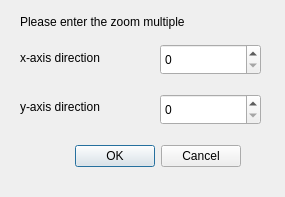
<?xml version="1.0" encoding="UTF-8"?>
<ui version="4.0">
 <class>cxcydialog</class>
 <widget class="QDialog" name="cxcydialog">
  <property name="geometry">
   <rect>
    <x>0</x>
    <y>0</y>
    <width>285</width>
    <height>197</height>
   </rect>
  </property>
  <property name="windowTitle">
   <string>Dialog</string>
  </property>
  <widget class="QDialogButtonBox" name="buttonBox">
   <property name="geometry">
    <rect>
     <x>50</x>
     <y>140</y>
     <width>191</width>
     <height>32</height>
    </rect>
   </property>
   <property name="orientation">
    <enum>Qt::Horizontal</enum>
   </property>
   <property name="standardButtons">
    <set>QDialogButtonBox::Cancel|QDialogButtonBox::Ok</set>
   </property>
  </widget>
  <widget class="QLabel" name="label">
   <property name="geometry">
    <rect>
     <x>20</x>
     <y>14</y>
     <width>261</width>
     <height>16</height>
    </rect>
   </property>
   <property name="text">
    <string>Please enter the zoom multiple</string>
   </property>
  </widget>
  <widget class="QSpinBox" name="spinBox_x">
   <property name="geometry">
    <rect>
     <x>160</x>
     <y>44</y>
     <width>101</width>
     <height>31</height>
    </rect>
   </property>
   <property name="maximumSize">
    <size>
     <width>101</width>
     <height>31</height>
    </size>
   </property>
   <property name="maximum">
    <number>1000</number>
   </property>
   <property name="displayIntegerBase">
    <number>10</number>
   </property>
  </widget>
  <widget class="QSpinBox" name="spinBox_y">
   <property name="geometry">
    <rect>
     <x>160</x>
     <y>94</y>
     <width>101</width>
     <height>31</height>
    </rect>
   </property>
   <property name="maximum">
    <number>1000</number>
   </property>
  </widget>
  <widget class="QLabel" name="label_3">
   <property name="geometry">
    <rect>
     <x>20</x>
     <y>99</y>
     <width>131</width>
     <height>16</height>
    </rect>
   </property>
   <property name="text">
    <string>y-axis direction</string>
   </property>
  </widget>
  <widget class="QLabel" name="label_2">
   <property name="geometry">
    <rect>
     <x>20</x>
     <y>50</y>
     <width>131</width>
     <height>16</height>
    </rect>
   </property>
   <property name="text">
    <string>x-axis direction</string>
   </property>
  </widget>
 </widget>
 <resources/>
 <connections>
  <connection>
   <sender>buttonBox</sender>
   <signal>accepted()</signal>
   <receiver>cxcydialog</receiver>
   <slot>accept()</slot>
   <hints>
    <hint type="sourcelabel">
     <x>248</x>
     <y>254</y>
    </hint>
    <hint type="destinationlabel">
     <x>157</x>
     <y>274</y>
    </hint>
   </hints>
  </connection>
  <connection>
   <sender>buttonBox</sender>
   <signal>rejected()</signal>
   <receiver>cxcydialog</receiver>
   <slot>reject()</slot>
   <hints>
    <hint type="sourcelabel">
     <x>316</x>
     <y>260</y>
    </hint>
    <hint type="destinationlabel">
     <x>286</x>
     <y>274</y>
    </hint>
   </hints>
  </connection>
 </connections>
</ui>
